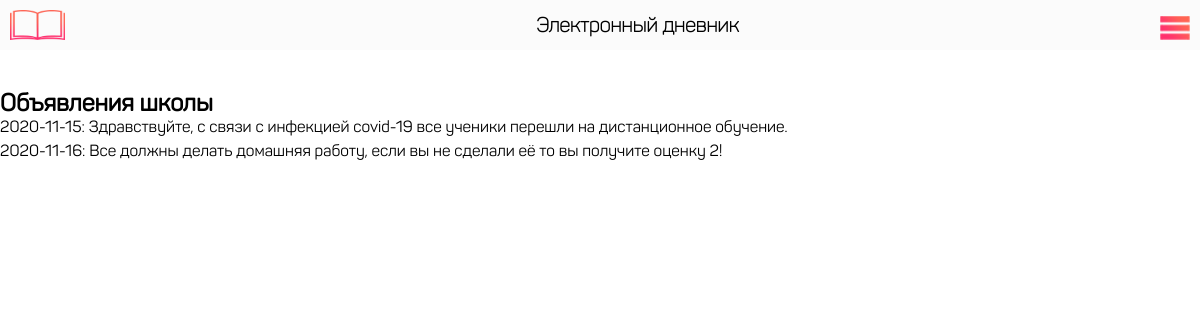
/announce.php (signed in), run on the app's committed database.
### tables this page shows
CREATE TABLE `class_comment` (
  `id` int(11) NOT NULL,
  `class_id` int(11) NOT NULL,
  `date` date NOT NULL,
  `comment` varchar(500) NOT NULL,
  `teacher_id` int(11) NOT NULL
);

### announce.php (the view, shortened to what this page needs)
<?php
include_once 'php/dtb/dtb.php';
?>
<!DOCTYPE html>
<html lang="ru" dir="ltr">
  <head>
    <link rel="stylesheet" href="css/main.css">
    <link rel="stylesheet" href="css/right-nav-style.css">
  </head>
  <body>
    <nav id='nav1'>
      <div class="footer">
        <img src="./img/logo.png" class="logo">
        <h1 class="eljour">Электронный дневник</h1>
        <div class="burger">
          <nav class="nav">
            <label for="nav-toggle" class="nav-toggle" onclick>
            </label>
          </div>
          </nav>
  <section class="main">
<h2>Объявления школы</h2>
<?php
$id = $_COOKIE['SSSCLS'];
$sql = "SELECT * FROM class_comment WHERE class_id ='$id'";
$result = mysqli_query($conn, $sql);
while ($row = mysqli_fetch_assoc($result)) {
  echo "<p>".$row['date'].": ".$row['comment']."</p>";
}
 ?>
</section>
  </body>
</html>

### css/main.css (style rules this page uses)
* { margin: 0; padding: 0; box-sizing: border-box; list-style:none; text-decoration:none; }
body { background: #fff; height: 100vh; font-family: Panton-Regular; }
.logo { width: 75px; height: 50px; padding: 10px; }
.footer { background: #fbfbfb; display: flex; }
.eljour { font-size: 20px; margin: auto; font-family: Panton-ExtraLight; }
.nav { margin: auto 5px auto auto; }
p { padding-bottom: 5px; }
#nav1, .footer { position: absolute; width: 100%; z-index: 2000; }
.marks-wrap, .main { position: relative; top: 11%; }

### css/right-nav-style.css (style rules this page uses)
.nav { width: 320px; min-width: 320px; height: 100%; position: fixed; top: 0; bottom: 0; margin: 0; right: -320px; padding: 15px 20px; -webkit-transition: right 0.3s; -moz-transition: right 0.3s; transition: right 0.3s; background: #fbfbfb; z-index: 2000; }
.nav-toggle { position: absolute; right: 330px; top: 2%; background: inherit; cursor: pointer; font-size: 1.2em; line-height: 1; z-index: 2001; -webkit-transition: color .25s ease-in-out; -moz-transition: color .25s ease-in-out; transition: color .25s ease-in-out; }
.nav-toggle:after { content: url('../img/burger.png'); text-decoration: none; }
body { -webkit-animation: bugfix infinite 1s; }
@media screen and (min-width: 320px) { html, body { margin: 0; overflow-x: hidden; } }

### data on the page
class_comment: date "2020-11-15", comment "Здравствуйте, с связи с инфекцией covid-19 все ученики перешли на дистанционное обучение."
class_comment: date "2020-11-16", comment "Все должны делать домашняя работу, если вы не сделали её то вы получите оценку 2!"
